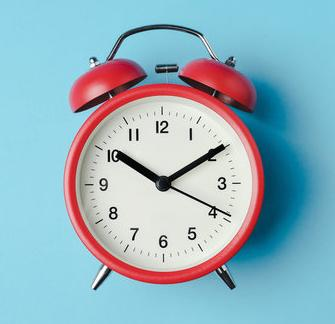
#> input picture clock_CV.jpeg, 335 x 324 px
$ python -i shape_detection.py   (imports and definitions only)
#> lines starting #> are read from the running program, lines starting #| are printed output that depends on the picture; after the words box and inside, x2 and y2 are one past the last pixel; in counts of white or black regions, pixels touching at a corner belong together
# shape_detection.py
import cv2
import numpy as np
from . import config

def detect_common_shape(gray_img):
    """
    Detect common shapes (circle, triangle, quadrilateral, ellipse) in an image.
    Returns a binary mask and the identified shape string.
    """
    # Try circle detection first
    circles = cv2.HoughCircles(
        gray_img,
        cv2.HOUGH_GRADIENT,
        dp=config.HOUGH_DP,
        minDist=config.HOUGH_MIN_DIST,
        param1=config.HOUGH_PARAM1,
        param2=config.HOUGH_PARAM2,
        minRadius=config.HOUGH_MIN_RADIUS,
        maxRadius=config.HOUGH_MAX_RADIUS
    )
    if circles is not None:
        circles = np.uint16(np.around(circles))
        cx, cy, r = circles[0][0]
        mask = np.zeros_like(gray_img, dtype=np.uint8)
        cv2.circle(mask, (cx, cy), r, 1, -1)
        return mask, "circle"

    # Fallback: edge detection + largest contour
    edges = cv2.Canny(
        gray_img,
        config.CANNY_THRESHOLD1,
        config.CANNY_THRESHOLD2
    )
    contours, _ = cv2.findContours(edges, cv2.RETR_EXTERNAL, cv2.CHAIN_APPROX_SIMPLE)
    if contours:
        c = max(contours, key=cv2.contourArea)
        epsilon = 0.02 * cv2.arcLength(c, True)
        approx = cv2.approxPolyDP(c, epsilon, True)
        shape = "unknown"
        if len(approx) == 3:
            shape = "triangle"
        elif len(approx) == 4:
            shape = "quadrilateral"
        elif len(approx) > 4:
            shape = "ellipse"
        mask = np.zeros_like(gray_img, dtype=np.uint8)
        cv2.drawContours(mask, [c], -1, 1, -1)
        return mask, shape

    # Default to a full mask if no shape found
    mask = np.ones_like(gray_img, dtype=np.uint8)
    return mask, "full image"

>>> import cv2
>>> picture = cv2.imread('../clock_CV.jpeg', cv2.IMREAD_GRAYSCALE)
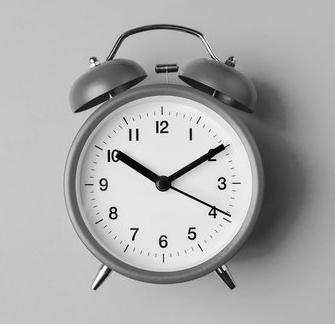
#> picture: shape (324, 335); min 0, max 255, mean 171.5
>>> result = detect_common_shape(picture)
#> in detect_common_shape, `circles = cv2.HoughCircles( gray_img, cv2.HOUGH_GRADIENT, dp=config.HO..`: circles = 28 rows, first 8: [161.4, 184.2, 96.32], [163.8, 101.4, 72.8], [217.8, 195, 137.8], [196.2, 148.2, 87.56], [317.4, 159, 228.1], [120.6, 133.8, 70.4], [251.4, 4.2, 202.8], [262.2, 256.2, 207.7]
#> in detect_common_shape, `circles = np.uint16(np.around(circles))`: circles = 28 rows, first 8: [161, 184, 96], [164, 101, 73], [218, 195, 138], [196, 148, 88], [317, 159, 228], [121, 134, 70], [251, 4, 203], [262, 256, 208]
#> in detect_common_shape, `cx, cy, r = circles[0][0]`: cx = 161; cy = 184; r = 96
#> in detect_common_shape, `cv2.circle(mask, (cx, cy), r, 1, -1)`:
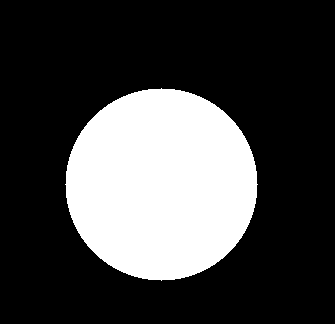
#> mask: shape (324, 335); values 0 (black) and 1 (white), 26.6% white; 1 white region, box (x1, y1, x2, y2) and area: (65, 88, 258, 281) 28917

$ run again, on water_cup.png
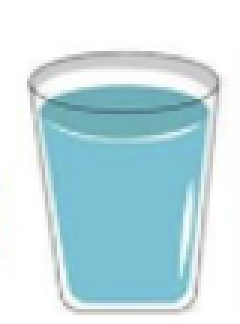
#> input picture water_cup.png, 80 x 108 px (shown 3 times larger)
#> `picture = cv2.imread('../clock_CV.jpeg', cv2.IMREAD_GRAYSCALE)`:
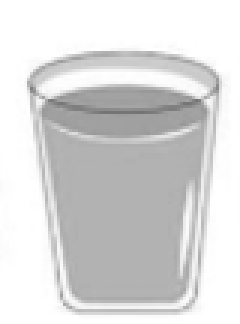
#> picture: shape (108, 80) (shown 3 times larger); min 115, max 255, mean 217
#> in detect_common_shape, `circles = cv2.HoughCircles( gray_img, cv2.HOUGH_GRADIENT, dp=config.HO..`: circles = [[40.2, 105, 76.76]]
#> in detect_common_shape, `circles = np.uint16(np.around(circles))`: circles = [[40, 105, 77]]
#> cx = 40; cy = 105; r = 77
#> in detect_common_shape, `cv2.circle(mask, (cx, cy), r, 1, -1)`:
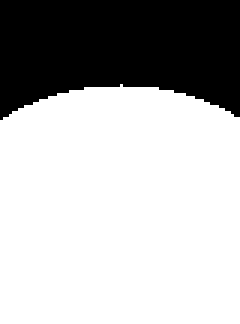
#> mask: shape (108, 80) (shown 3 times larger); values 0 (black) and 1 (white), 70.2% white; 1 black region, box (x1, y1, x2, y2) and area: (0, 0, 80, 40) 2572
